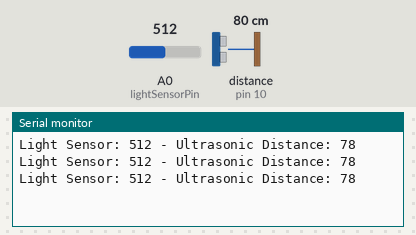
Bench run of a sketch on a simulated Arduino Uno, built with avr-gcc and run on an emulated ATmega328P. Shown: the last lines printed to the serial monitor. Wiring (inferred from the names in the program): ultrasonic range finder: trigger pin 9; echo pin 10. The inputs (shaded band) are chosen by the test bench; at power-on: distance to the obstacle (sensor on pin 10) 80 cm, A0 (lightSensorPin) = 512. The echo pulse lasts 58.3 µs per cm.

Above: at 1.3 s.
1.4 s: distance to the obstacle (sensor on pin 10) set to 2 cm
At 1.9 s:
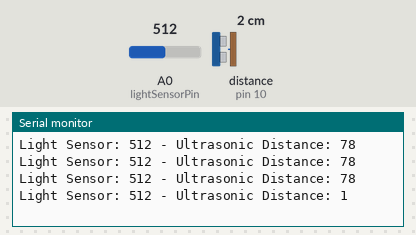
2.9 s: A0 (lightSensorPin) set to 716
At 3.4 s:
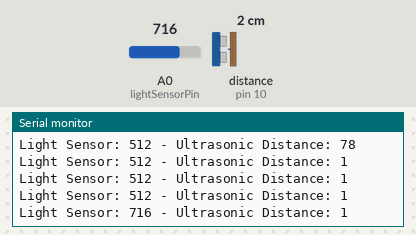
4.4 s: distance to the obstacle (sensor on pin 10) set to 4 cm
At 4.9 s:
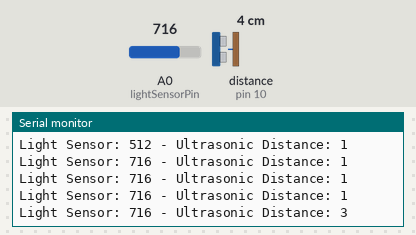
5.9 s: A0 (lightSensorPin) set to 900
At 6.4 s:
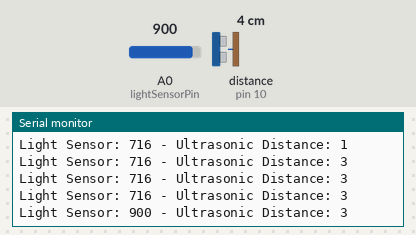
Timing chart, 0 to 8.4 s (numbered marks = the images above; inputs shaded):
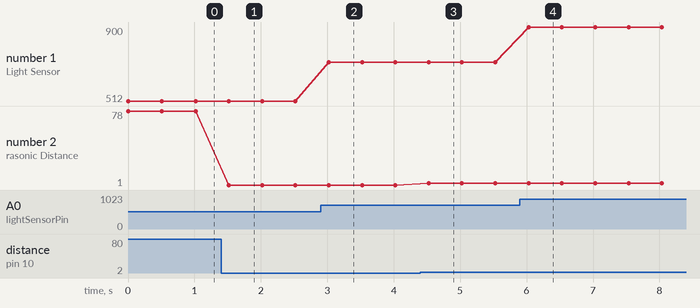

Measured:
- after the input at 1.4 s, the serial monitor: prints a new line after 0.12 s (image 1)
- after the input at 2.9 s, the serial monitor: prints a new line after 0.12 s (image 2)
- after the input at 4.4 s, the serial monitor: prints a new line after 0.13 s (image 3)
- after the input at 5.9 s, the serial monitor: prints a new line after 0.13 s (image 4)
- plotted number 1: 512 → 716 after the input at 2.9 s, 716 → 900 after the input at 5.9 s
- plotted number 2: 78 → 1 after the input at 1.4 s, 1 → 3 after the input at 4.4 s

The sketch:

Finalfinal_Arduino_problem.ino
```cpp
const int lightSensorPin = A0;
const int ultrasonicTrigPin = 9;
const int ultrasonicEchoPin = 10;

void setup() {
  Serial.begin(9600);

  pinMode(ultrasonicTrigPin, OUTPUT);
  pinMode(ultrasonicEchoPin, INPUT);
}

void loop() {
  int lightSensorValue = analogRead(lightSensorPin);
  int ultrasonicDistance = getUltrasonicDistance();

  Serial.print("Light Sensor: ");
  Serial.print(lightSensorValue);
  Serial.print(" - Ultrasonic Distance: ");
  Serial.println(ultrasonicDistance);

  delay(500);
}

int getUltrasonicDistance() {
  digitalWrite(ultrasonicTrigPin, LOW);
  delayMicroseconds(2);
  digitalWrite(ultrasonicTrigPin, HIGH);
  delayMicroseconds(10);
  digitalWrite(ultrasonicTrigPin, LOW);

  long duration = pulseIn(ultrasonicEchoPin, HIGH);
  int distance = duration * 0.034 / 2;
  distance = constrain(distance, 0, 255);
  return distance;
}
```
